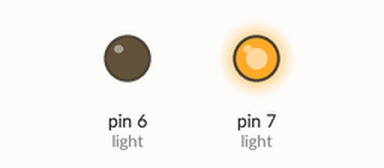
Recording of a sketch running on a simulated Arduino Uno, built with avr-gcc and run on an emulated ATmega328P. Shown: output pins drawn as LEDs (lit = HIGH).

Above: at 0.1 s.
At 2.1 s:
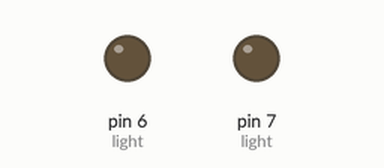
Timing chart, 0 to 3.6 s (numbered marks = the images above):
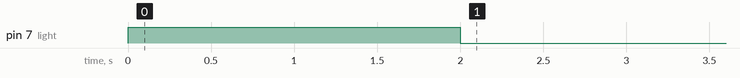

The sketch:

Functions_External_LED.ino
```cpp
void light(){
pinMode(7, OUTPUT);
pinMode(6, OUTPUT);
digitalWrite(7, HIGH);
digitalWrite(6, LOW);
delay(2000);
}
void light_off(){
  pinMode(7, OUTPUT);
pinMode(6, OUTPUT);
digitalWrite(7, LOW);
digitalWrite(6, LOW);
}
void setup() {
  // put your setup code here, to run once:
light();
light_off();
}

void loop() {
  // put your main code here, to run repeatedly:

}
```
